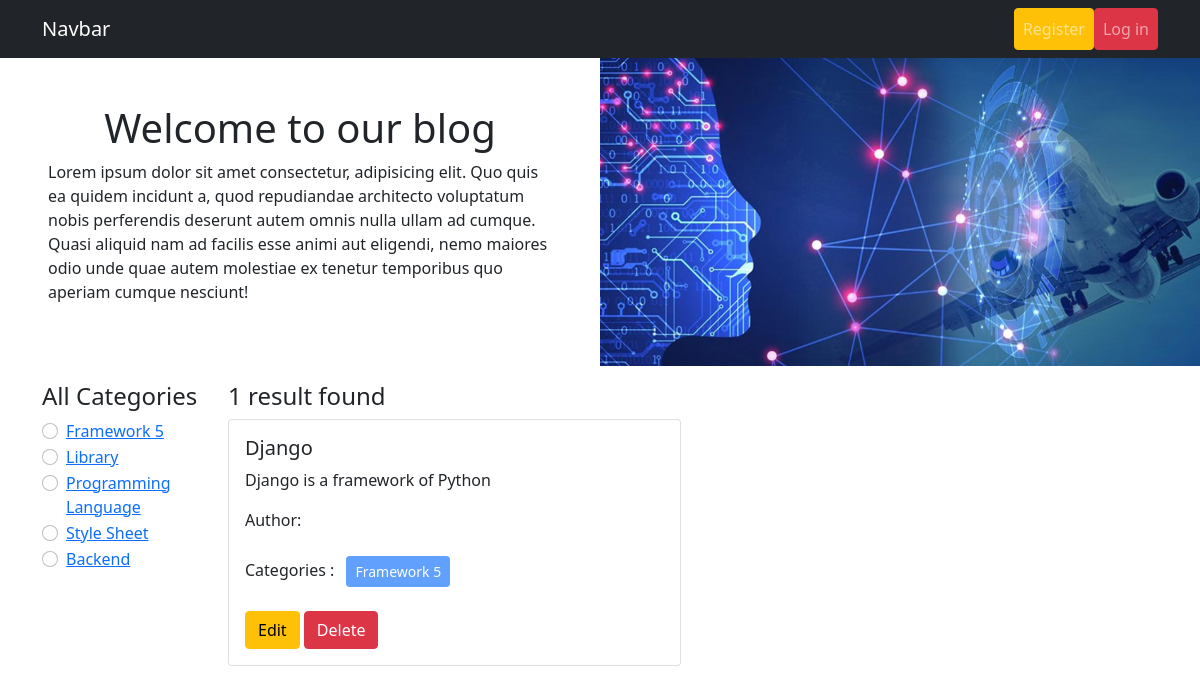
Screenshot of /category/framework-5/ with the database file from the repository.
### categories/models.py (models this page shows, shortened)
class Category(models.Model):
    name = models.CharField(max_length=100)
    slug = models.SlugField(max_length=100, unique=True, null=True, blank=True)

### posts/models.py (models this page shows, shortened)
class Post(models.Model):
    title = models.CharField(max_length=55)
    content = models.TextField()
    category = models.ManyToManyField(Category)
    author = models.ForeignKey(User, on_delete=models.CASCADE)

### blog/views.py (the view)
# urls.py: 2. Add a URL to urlpatterns:  path('', views.home, name='home')
def home(request, category_slug = None):
    posts = Post.objects.all()
    if category_slug is not None:
        category = Category.objects.get(slug = category_slug)
        posts = Post.objects.filter(category=category)
    categories = Category.objects.all()
    return render(request, 'home.html', {'posts':posts, 'categories':categories})

### templates/home.html
{% extends "base.html" %}
{% load static %}
{% block content %}
<div class="d-flex flex-wrap">
  <div class="col-6 d-flex flex-column align-items-center justify-content-center px-5">
    <h1>Welcome to our blog</h1>
    <p>Lorem ipsum dolor sit amet consectetur, adipisicing elit. Quo quis ea quidem incidunt a, quod repudiandae architecto voluptatum nobis perferendis deserunt autem omnis nulla ullam ad cumque. Quasi aliquid nam ad facilis esse animi aut eligendi, nemo maiores odio unde quae autem molestiae ex tenetur temporibus quo aperiam cumque nesciunt!</p>
  </div>
  <div class="col-6">
    <img class="img-fluid" src="{% static "blog-banner.jpg" %}" alt="">
  </div>
</div>
<div class="container py-3">
  <div class="d-flex flex-wrap">
    <div class="col-2">
      <h4>All Categories</h4>
      {% for category in  categories%}
      <div class="form-check">
        <input class="form-check-input" type="radio" name="category" id="{{category.id}}">
        <label class="form-check-label" for="{{category.id}}">
          <a href="{% url 'category_wise_post' category.slug %}">{{category.name}}</a>
        </label>
      </div>
      {% endfor %}
    </div>
    <div class="col-10">
      <h4> {{posts|length}} result found</h4>
        <div class="row">
          {% for post in posts %}
          <div class="col-sm-6">
            <div class="card">
              <div class="card-body">
                <h5 class="card-title">{{post.title}}</h5>
                <p class="card-text">{{post.content}}</p>
                <p>Author: {{post.author.name}}</p>
                <p>Categories :
                  {% for i in post.category.all %}
                  <button class="btn btn-primary btn-sm m-2" disabled>{{i.name}}</button>
                  {% endfor %}
                </p>
                <a href="{% url 'edit_post' post.id%}" class="btn btn-warning">Edit</a>
                <a href="{% url 'delete_post' post.id%}" class="btn btn-danger">Delete</a>
              </div>
            </div>
          </div>
          {% endfor %}
      </div>
    </div>
  </div>
</div>
{% endblock content %}

### rows the page displays
Category: name "Framework 5"
Category: name "Library"
Category: name "Programming Language"
Category: name "Style Sheet"
Category: name "Backend"
Post: title "Django", content "Django is a framework of Python"

### other values shown
{{ posts|length }} "1"
